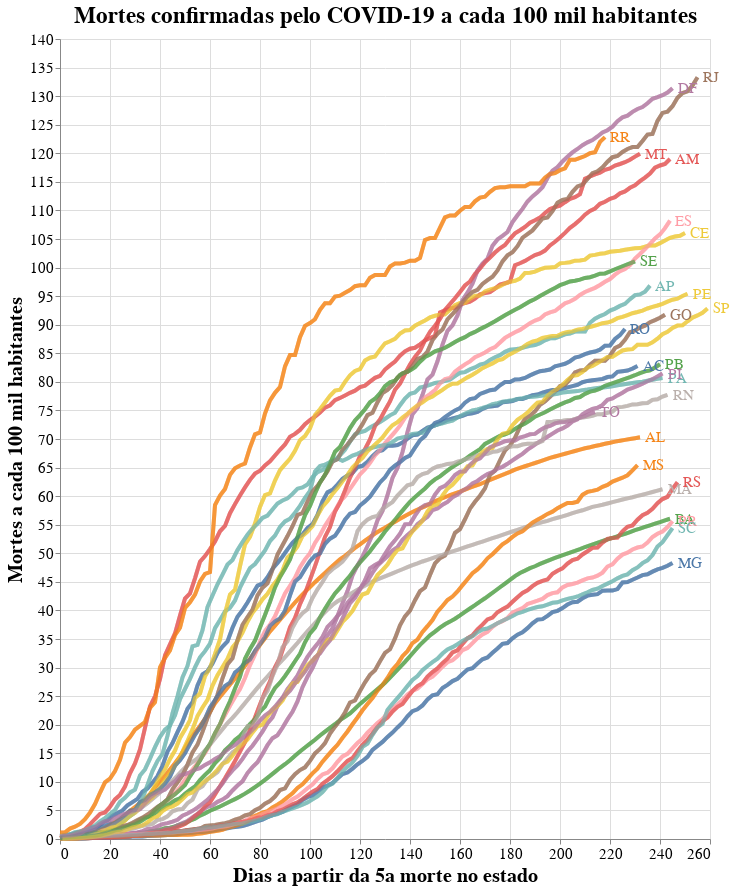

Notebook code for this chart:
### Code cell
# Mortes por habitantes

# Base altair plot 
basepop = alt.Chart(deaths_long, title="Mortes confirmadas pelo COVID-19 a cada 100 mil habitantes").mark_line(strokeWidth=4, opacity=0.7).encode(
    x=alt.X('Day'),
    y=alt.Y('DeathPop'),
    color=alt.Color('state', legend=None),
)

# Chart
chartpop = basepop.encode(
  color=alt.condition(selection, 'state:N', alt.value('lightgray')),
  tooltip=[alt.Tooltip('state:N', title = 'Estado'), alt.Tooltip('yearmonthdate(Date):N', title = 'Data', format = '%d/%m/%Y'), alt.Tooltip('DeathPop:N', title = 'Proporção de Mortes', format = '.2f')]
).add_selection(
  selection
)

# Overlay
overlaypop = basepop.encode(
  color='state',
  opacity=alt.value(0.5),
).transform_filter(
  selection
)

# Text labels
textpop = basepop.mark_text(
    align='left',
    dx=5,
    size=15
).encode(
    x=alt.X('Day', aggregate='max',  axis=alt.Axis(title='Dias a partir da 5a morte no estado')),
    y=alt.Y('DeathPop', aggregate={'argmax': 'Day'}, axis=alt.Axis(title='Mortes a cada 100 mil habitantes')),
    text='state'
).transform_filter(
    selection
)

# Sum em up!
alt.layer(chartpop + overlaypop + textpop).configure_axis(
    labelFontSize=15,
    titleFontSize=20
).configure_title(
    fontSize=23
).properties(
    width=650,
    height=800
)

### Figure 1 — Vega-Lite specification as saved in the notebook (floating-point values rounded to 4 significant figures; data arrays with more than 128 entries replaced by an {"elided": "..."} marker saying what was removed)
{"config": {"view": {"continuousWidth": 400, "continuousHeight": 300}, "axis": {"labelFontSize": 15, "titleFontSize": 20}, "title": {"fontSize": 23}}, "layer": [{"layer": [{"mark": {"type": "line", "opacity": 0.7, "strokeWidth": 4}, "encoding": {"color": {"condition": {"type": "nominal", "field": "state", "selection": "selector003"}, "value": "lightgray"}, "tooltip": [{"type": "nominal", "field": "state", "title": "Estado"}, {"type": "nominal", "field": "Date", "format": "%d/%m/%Y", "timeUnit": "yearmonthdate", "title": "Data"}, {"type": "nominal", "field": "DeathPop", "format": ".2f", "title": "Proporção de Mortes"}], "x": {"type": "quantitative", "field": "Day"}, "y": {"type": "quantitative", "field": "DeathPop"}}, "selection": {"selector003": {"type": "single", "fields": ["state"]}}, "title": "Mortes confirmadas pelo COVID-19 a cada 100 mil habitantes"}, {"mark": {"type": "line", "opacity": 0.7, "strokeWidth": 4}, "encoding": {"color": {"type": "nominal", "field": "state"}, "opacity": {"value": 0.5}, "x": {"type": "quantitative", "field": "Day"}, "y": {"type": "quantitative", "field": "DeathPop"}}, "title": "Mortes confirmadas pelo COVID-19 a cada 100 mil habitantes", "transform": [{"filter": {"selection": "selector003"}}]}, {"mark": {"type": "text", "align": "left", "dx": 5, "size": 15}, "encoding": {"color": {"type": "nominal", "field": "state", "legend": null}, "text": {"type": "nominal", "field": "state"}, "x": {"type": "quantitative", "aggregate": "max", "axis": {"title": "Dias a partir da 5a morte no estado"}, "field": "Day"}, "y": {"type": "quantitative", "aggregate": {"argmax": "Day"}, "axis": {"title": "Mortes a cada 100 mil habitantes"}, "field": "DeathPop"}}, "title": "Mortes confirmadas pelo COVID-19 a cada 100 mil habitantes", "transform": [{"filter": {"selection": "selector003"}}]}]}], "data": {"name": "data-c7bf09feeb0f3b0ff2e7a8c3e978b61f"}, "height": 800, "width": 650, "$schema": "https://vega.github.io/schema/vega-lite/v4.8.1.json", "datasets": {"data-c7bf09feeb0f3b0ff2e7a8c3e978b61f": {"elided": "3256 records"}}}
